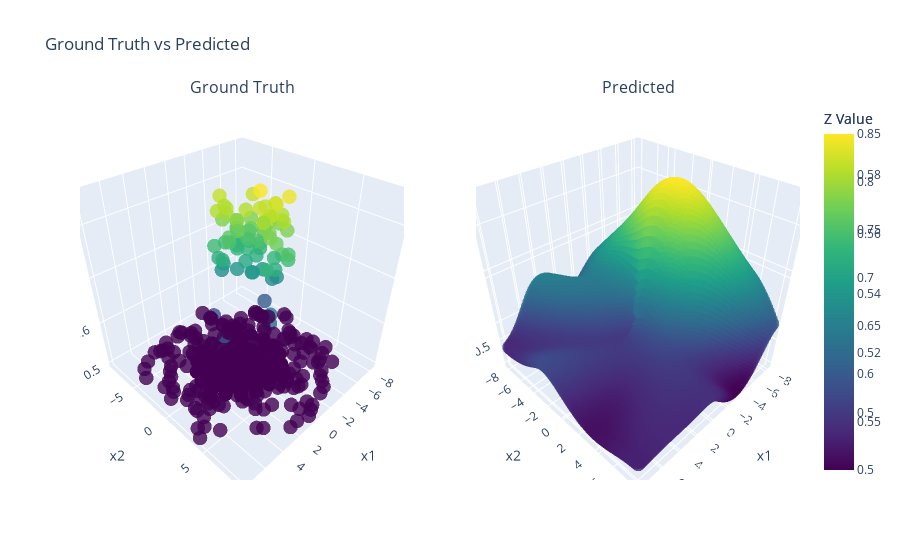
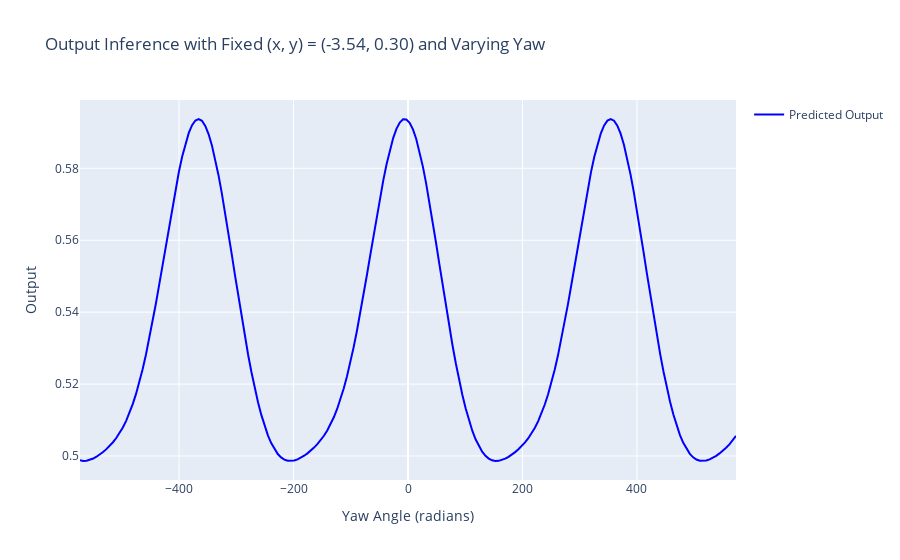

Source (notebook cell) for these figures, in order:
### Code cell
# Create subplots
fig = make_subplots(
    rows=1, cols=2,  # 1 row, 2 columns
    specs=[[{'type': 'scatter3d'}, {'type': 'scatter3d'}]],  # Both subplots are 3D scatter plots
    subplot_titles=("Ground Truth", "Predicted")  # Titles for each subplot
)

X_nn, _ = generate_fake_dataset(
    samples_xy=80, 
    samples_yaw=1, 
    x_dimension=3,
    use_fov=False,
    x_low=-8,        # Drone X ranges from -10 to 10
    x_high=8,
    y_low=-8,         # Drone Y ranges from -5 to 5
    y_high=8,
    tree_low=0,     # Tree ranges from -15 to 15
    tree_high=0
)

fig.add_trace(go.Scatter3d(z=Y.flatten(), x=X[:,0], y=X[:,1], name='Ground Truth',mode='markers',marker=dict(
        color=Y.flatten(),  # Color based on z values
        colorscale='Viridis',     # Use Viridis color map
        colorbar=dict(title='Z Value'),  # Add color bar
        size=5,                   # Marker size
        opacity=0.8               # Marker opacity
    ),), row=1, col=1)  # Add to the first subplot


model = MultiLayerPerceptron(input_dim=nn_input_dim)
model.load_state_dict(torch.load(get_latest_best_model(nn_input_dim, False)))
model.eval()

X = X[:,:3]
# Model prediction
with torch.no_grad():
    y_test = model(X_nn[:,:3]).detach().numpy()

# Add predicted trace to the second subplot
fig.add_trace(go.Scatter3d(z=y_test.flatten(),x= X_nn[:,0],y= X_nn[:,1],name='Predicted',mode='markers',marker=dict(
        color=y_test.flatten(),  # Color based on z values
        colorscale='Viridis',     # Use Viridis color map
        colorbar=dict(title='Z Value'),  # Add color bar
        size=5,                   # Marker size
        opacity=0.8               # Marker opacity
    )
), row=1, col=2)  # Add to the second subplot

# Update layout
fig.update_layout(
    title_text="Ground Truth vs Predicted",  # Main title
    scene=dict(  # Update the first subplot's scene
        xaxis_title="x1",
        yaxis_title="x2",
        zaxis_title="Output"
    ),
    scene2=dict(  # Update the second subplot's scene
        xaxis_title="x1",
        yaxis_title="x2",
        zaxis_title="Output"
    ),
    showlegend=False  # Hide legend for clarity
)

fig.show()
fig.write_html('nn_surrogate_train_test.html')


# Find the index of the maximum value in y_test
max_index = np.argmax(y_test)
x_best = X_nn[max_index, 0]
y_best = X_nn[max_index, 1]

# Vary the third input (yaw angle) between 0 and 2π
yaw_values = np.linspace(-10, 10, 200)

# Create a new input array with x_best and y_best fixed, and yaw_values varying
X_new = np.column_stack([
    np.full_like(yaw_values, x_best),
    np.full_like(yaw_values, y_best),
    yaw_values
])

# Convert to tensor for model inference
X_new_tensor = torch.tensor(X_new, dtype=torch.float32)

# Model prediction for the new input
with torch.no_grad():
    y_new = model(X_new_tensor).detach().numpy()

# Create a new plot
fig_new = go.Figure()

# Add the trace for the new predictions
fig_new.add_trace(go.Scatter(
    x=np.rad2deg(yaw_values),
    y=y_new.flatten(),
    mode='lines',
    name='Predicted Output',
    line=dict(color='blue', width=2)
))

# Update layout
fig_new.update_layout(
    title_text=f"Output Inference with Fixed (x, y) = ({x_best:.2f}, {y_best:.2f}) and Varying Yaw",
    xaxis_title="Yaw Angle (radians)",
    yaxis_title="Output",
    showlegend=True
)

# Show the plot
fig_new.show()

# Save the plot as HTML
fig_new.write_html('nn_surrogate_varying_yaw.html')

### Figure 1 — Plotly figure (JSON) as saved in the notebook; plotly's stock layout.template omitted (floating-point values rounded to 4 significant figures; data arrays with more than 128 entries replaced by an {"elided": "..."} marker saying what was removed)
{"data": [{"marker": {"color": {"elided": "1944 float values"}, "colorbar": {"title": {"text": "Z Value"}}, "colorscale": [[0, "#440154"], [0.1111, "#482878"], [0.2222, "#3e4989"], [0.3333, "#31688e"], [0.4444, "#26828e"], [0.5556, "#1f9e89"], [0.6667, "#35b779"], [0.7778, "#6ece58"], [0.8889, "#b5de2b"], [1, "#fde725"]], "opacity": 0.8, "size": 5}, "mode": "markers", "name": "Ground Truth", "scene": "scene", "type": "scatter3d", "x": {"elided": "1944 float values"}, "y": {"elided": "1944 float values"}, "z": {"elided": "1944 float values"}}, {"marker": {"color": {"elided": "6400 float values"}, "colorbar": {"title": {"text": "Z Value"}}, "colorscale": [[0, "#440154"], [0.1111, "#482878"], [0.2222, "#3e4989"], [0.3333, "#31688e"], [0.4444, "#26828e"], [0.5556, "#1f9e89"], [0.6667, "#35b779"], [0.7778, "#6ece58"], [0.8889, "#b5de2b"], [1, "#fde725"]], "opacity": 0.8, "size": 5}, "mode": "markers", "name": "Predicted", "scene": "scene2", "type": "scatter3d", "x": {"elided": "6400 float values"}, "y": {"elided": "6400 float values"}, "z": {"elided": "6400 float values"}}], "layout": {"annotations": [{"font": {"size": 16}, "showarrow": false, "text": "Ground Truth", "x": 0.225, "xanchor": "center", "xref": "paper", "y": 1, "yanchor": "bottom", "yref": "paper"}, {"font": {"size": 16}, "showarrow": false, "text": "Predicted", "x": 0.775, "xanchor": "center", "xref": "paper", "y": 1, "yanchor": "bottom", "yref": "paper"}], "scene": {"domain": {"x": [0, 0.45], "y": [0, 1]}, "xaxis": {"title": {"text": "x1"}}, "yaxis": {"title": {"text": "x2"}}, "zaxis": {"title": {"text": "Output"}}}, "scene2": {"domain": {"x": [0.55, 1], "y": [0, 1]}, "xaxis": {"title": {"text": "x1"}}, "yaxis": {"title": {"text": "x2"}}, "zaxis": {"title": {"text": "Output"}}}, "showlegend": false, "title": {"text": "Ground Truth vs Predicted"}}}

### Figure 2 — Plotly figure (JSON) as saved in the notebook; plotly's stock layout.template omitted (floating-point values rounded to 4 significant figures; data arrays with more than 128 entries replaced by an {"elided": "..."} marker saying what was removed)
{"data": [{"line": {"color": "blue", "width": 2}, "mode": "lines", "name": "Predicted Output", "type": "scatter", "x": {"elided": "200 float values"}, "y": {"elided": "200 float values"}}], "layout": {"showlegend": true, "title": {"text": "Output Inference with Fixed (x, y) = (-3.54, 0.30) and Varying Yaw"}, "xaxis": {"title": {"text": "Yaw Angle (radians)"}}, "yaxis": {"title": {"text": "Output"}}}}
